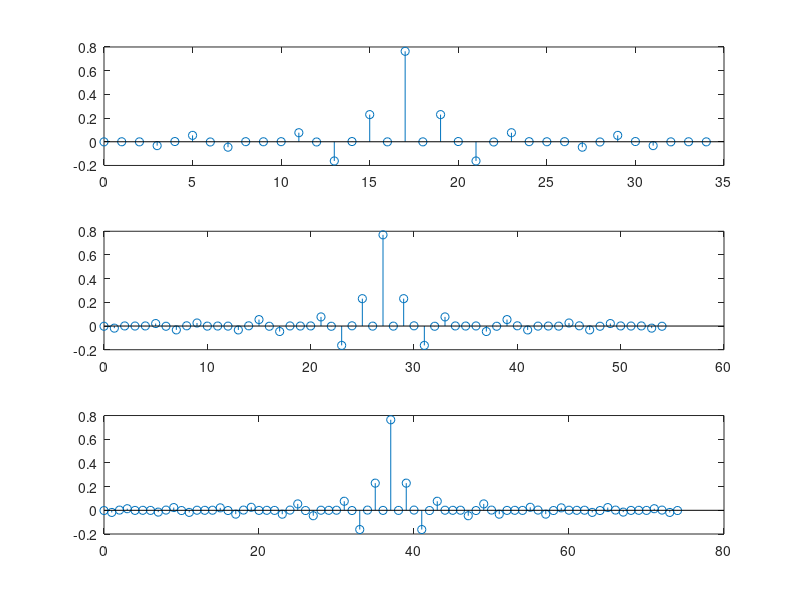
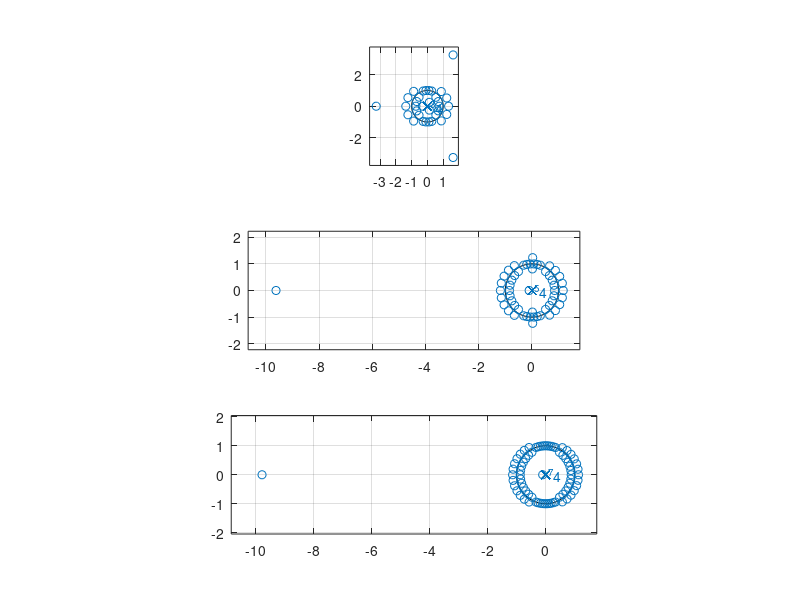
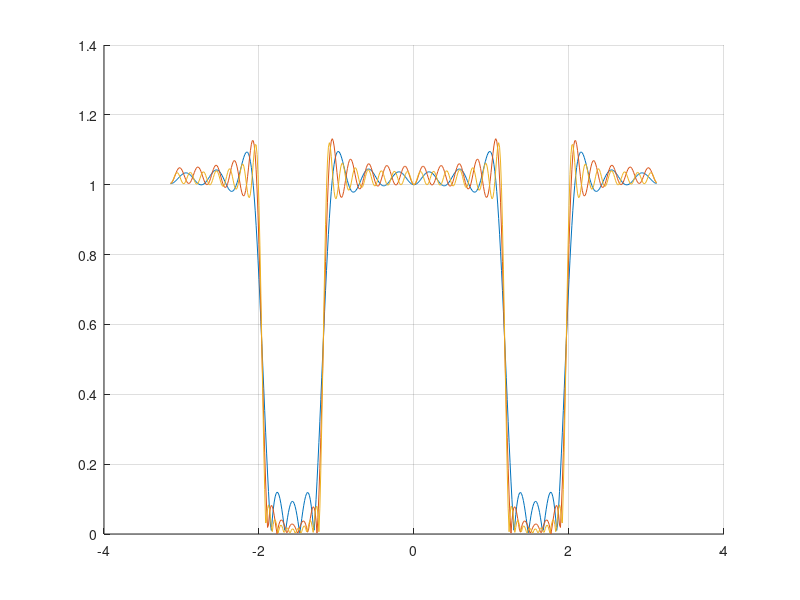
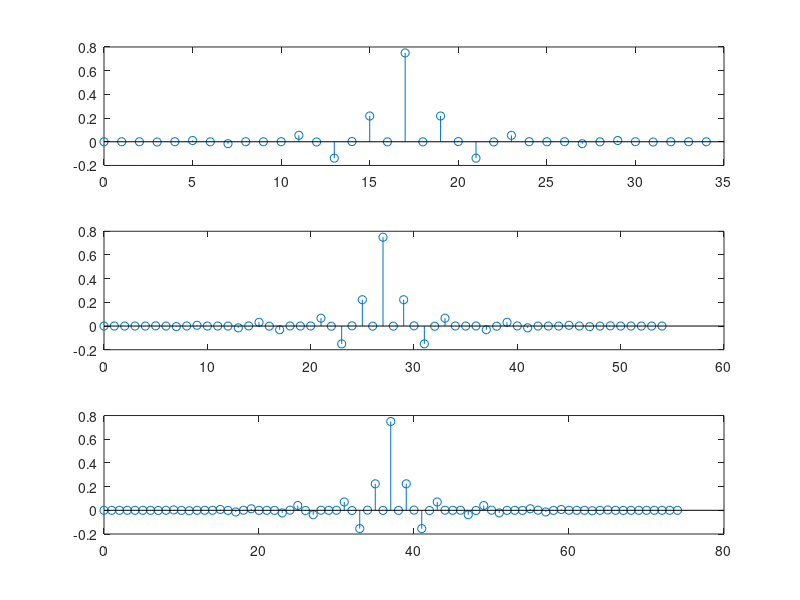

These charts were generated, in order, by the following MATLAB code:
%%a) Design with the window method (fir1 function) three band-stop FIR filters with linear phase, of 
%%lengths N1 = 35, N2 = 55, N3 = 75, the cutoff frequency Fc1=3 kHz, Fc2=5kHz the sampling frequency 
%%Fs=16 kHz using the rectangular window. Represent the impulse responses and zero position (with subplot 
%%function 3 graphs / figure). Represent with the plot function on the same graph the amplitude / normalized 
%%angular frequency characteristics of the 3 filters (overlapping the plots with different colors, mentioning 
%%the window used in the legend). Design the same filters using the Hann window.
%%b) Re-design filters using the uniform frequency sampling method (fir2 function) using the same windows. 
%%Plot the amplitude characteristics (linear and dB). Compare the two methods in terms of the level of ripples 
%%in the pass-band and attenuation in the stop-band.

N1 = 35;
N2 = 55;
N3 = 75;

Fc1 = 3000;
Fc2 = 5000;
Fs = 16000;

%%%%%%%%% fir1 method
%%%%%%%%% Rectangular Window

wn = [2*Fc1/Fs, 2*Fc2/Fs];

h1 = fir1(N1 - 1, wn,'stop', boxcar(N1));
h2 = fir1(N2 - 1, wn, 'stop', boxcar(N2));
h3 = fir1(N3 - 1, wn, 'stop', boxcar(N3));

figure(1)
subplot(3,1,1), stem([0 : N1-1], h1)
subplot(3,1,2), stem([0 : N2-1], h2)
subplot(3,1,3), stem([0 : N3-1], h3)
saveas(gcf, 'E:\Tema_pds_3\1', 'png')

figure(2)
subplot(3,1,1), zplane(h1)
subplot(3,1,2), zplane(h2)
subplot(3,1,3), zplane(h3)
saveas(gcf, 'E:\Tema_pds_3\2', 'png')

H1=fft(h1,512);
H2=fft(h2,512);
H3=fft(h3,512);
w=-pi:2*pi/512:pi-2*pi/512;
figure(3)
hold on;
plot(w,fftshift(abs(H1)))
plot(w,fftshift(abs(H2)))
plot(w,fftshift(abs(H3)))
grid;
hold off;
saveas(gcf, 'E:\Tema_pds_3\3', 'png')

%%%%%%%%% Hann Window

h1 = fir1(N1 - 1, wn,'stop', hanning(N1));
h2 = fir1(N2 - 1, wn, 'stop', hanning(N2));
h3 = fir1(N3 - 1, wn, 'stop', hanning(N3));

figure(4)
subplot(3,1,1), stem([0 : N1-1], h1)
subplot(3,1,2), stem([0 : N2-1], h2)
subplot(3,1,3), stem([0 : N3-1], h3)
saveas(gcf, 'E:\Tema_pds_3\4', 'png')

figure(5)
subplot(3,1,1), zplane(h1)
subplot(3,1,2), zplane(h2)
subplot(3,1,3), zplane(h3)
saveas(gcf, 'E:\Tema_pds_3\5', 'png')

H1=fft(h1,512);
H2=fft(h2,512);
H3=fft(h3,512);
w=-pi:2*pi/512:pi-2*pi/512;
figure(6)
hold on;
plot(w,fftshift(abs(H1)))
plot(w,fftshift(abs(H2)))
plot(w,fftshift(abs(H3)))
grid;
hold off;
saveas(gcf, 'E:\Tema_pds_3\6', 'png')
%%%%%%%%%% fir2 function

wn = [0, 2*Fc1/Fs, 2*Fc1/Fs, 2*Fc2/Fs, 2*Fc2/Fs, 1];
m = [1, 1, 0, 0, 1, 1];
h1 = fir2(N1 - 1, wn, m, boxcar(N1));
h2 = fir2(N2 - 1, wn, m, boxcar(N2));
h3 = fir2(N3 - 1, wn, m, boxcar(N3));

figure(7)
subplot(3,1,1), stem([0 : N1-1], h1)
subplot(3,1,2), stem([0 : N2-1], h2)
subplot(3,1,3), stem([0 : N3-1], h3)
saveas(gcf, 'E:\Tema_pds_3\7', 'png')
figure(8)
subplot(3,1,1), zplane(h1)
subplot(3,1,2), zplane(h2)
subplot(3,1,3), zplane(h3)
saveas(gcf, 'E:\Tema_pds_3\8', 'png')
H1=fft(h1,512);
H2=fft(h2,512);
H3=fft(h3,512);
w=-pi:2*pi/512:pi-2*pi/512;
figure(9)
hold on;
plot(w,fftshift(abs(H1)))
plot(w,fftshift(abs(H2)))
plot(w,fftshift(abs(H3)))
grid;
hold off;
saveas(gcf, 'E:\Tema_pds_3\9', 'png')
%%%%%%%%% Hanning Window

h1 = fir2(N1 - 1, wn, m, hanning(N1));
h2 = fir2(N2 - 1, wn, m, hanning(N2));
h3 = fir2(N3 - 1, wn, m, hanning(N3));

figure(10)
subplot(3,1,1), stem([0 : N1-1], h1)
subplot(3,1,2), stem([0 : N2-1], h2)
subplot(3,1,3), stem([0 : N3-1], h3)
saveas(gcf, 'E:\Tema_pds_3\10', 'png')
figure(11)
subplot(3,1,1), zplane(h1)
subplot(3,1,2), zplane(h2)
subplot(3,1,3), zplane(h3)
saveas(gcf, 'E:\Tema_pds_3\11', 'png')
H1=fft(h1,512);
H2=fft(h2,512);
H3=fft(h3,512);
w=-pi:2*pi/512:pi-2*pi/512;
figure(12)
hold on;
plot(w,fftshift(abs(H1)))
plot(w,fftshift(abs(H2)))
plot(w,fftshift(abs(H3)))
grid;
hold off;
saveas(gcf, 'E:\Tema_pds_3\12', 'png')